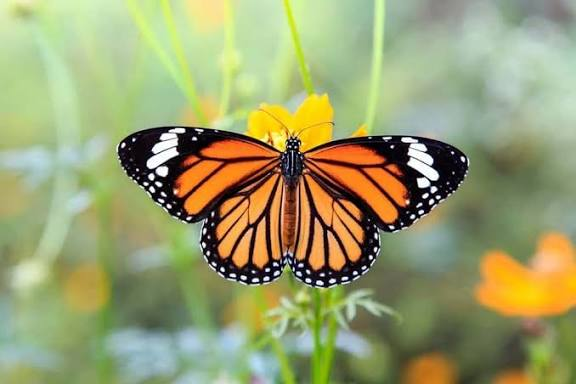
#> input picture image_lab/test/input.jpeg, 576 x 384 px, found by its file name
$ python sobel_filter.py
#> lines starting #> are read from the running program, lines starting #| are printed output that depends on the picture
import cv2
import numpy as np
import matplotlib.pyplot as plt

img = cv2.imread("input.jpeg", 0)
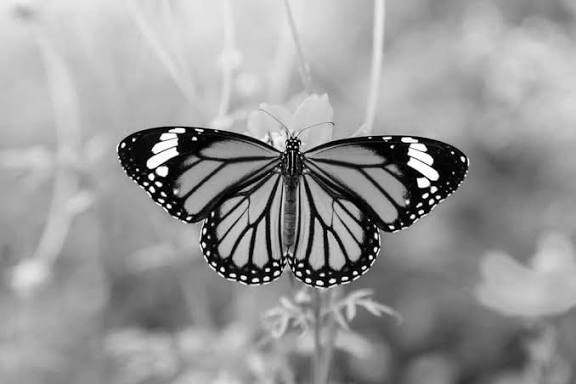
#> img: shape (384, 576); min 0, max 255, mean 152.3

Gx = np.array([
    [-1, 0, 1],
    [-2, 0, 2],
    [-1, 0, 1]
], dtype=np.float32)

Gy = np.array([
    [-1, -2, -1],
    [0, 0, 0],
    [1, 2, 1]
], dtype=np.float32)


def manual_convolution(image, kernel):
    rows, cols = image.shape
#> rows = 384; cols = 576
    k = kernel.shape[0]
    pad = k//2

    padded = np.pad(image,pad,mode='wrap')
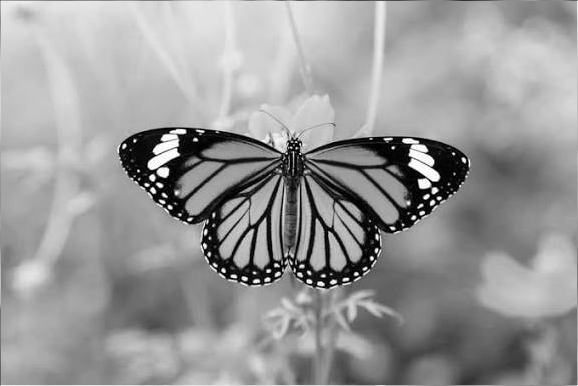
#> padded: shape (386, 578); min 0, max 255, mean 152.4
    output = np.zeros_like(image, dtype=np.float32)

    for i in range(rows):
        for j in range(cols):
            window = padded[i:i+k, j:j+k]
            output[i,j] = np.sum(window * kernel)
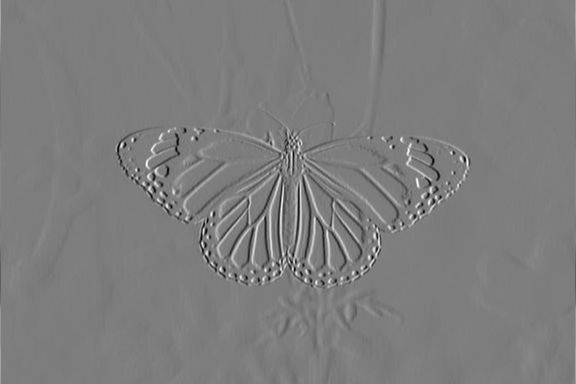
#> output: shape (384, 576) float32; min -937, max 965, mean 0; drawn with min black and max white

    return output

gx = manual_convolution(img,Gx)
gy = manual_convolution(img,Gy)
#> after the loop in manual_convolution (call 2), `for i in range(rows):`:
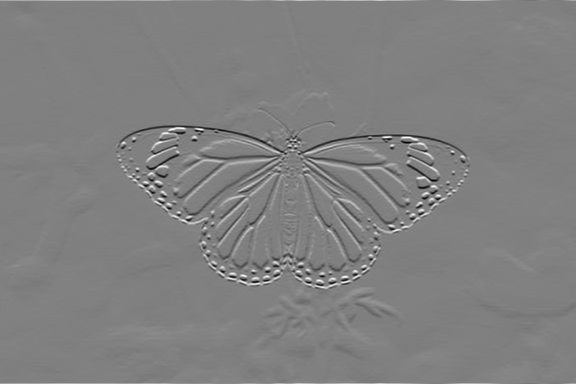
#> output: shape (384, 576) float32; min -1017, max 1001, mean 0; drawn with min black and max white

magnitude = np.sqrt(gx**2 + gy**2)
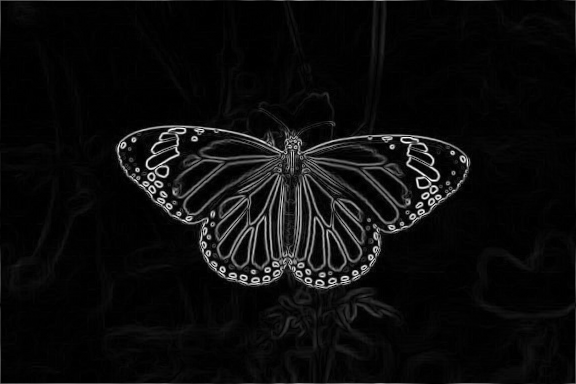
#> magnitude: shape (384, 576) float32; min 0, max 1017.1, mean 51.3; drawn with min black and max white

g = np.clip(magnitude,0,255).astype(np.uint8)
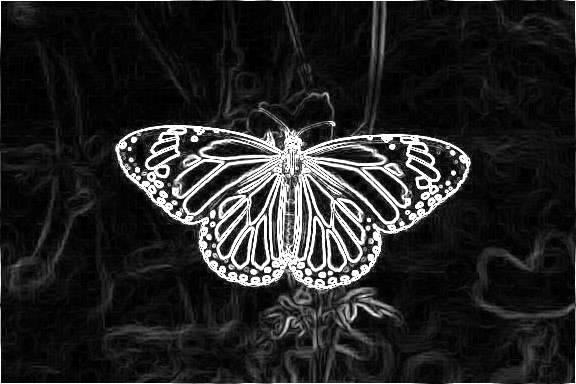
#> g: shape (384, 576); min 0, max 255, mean 37.6

plt.figure(figsize=(12,6))
plt.subplot(1,3,1)
plt.title("Original")
plt.imshow(img,cmap='gray')
plt.axis("off")

plt.subplot(1,3,2)
plt.title("Gx")
plt.imshow(gx,cmap='gray')
plt.axis("off")

plt.show()
